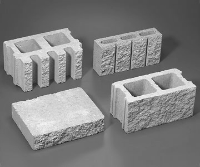
%> input picture blocks.jpg, 200 x 167 px
$ octave --eval "numberofobjects('blocks.jpg');"   (GNU Octave 9; MATLAB toolbox functions it lacks are replaced by stand-ins)
%> lines starting %> are read from the running program, lines starting %| are printed output that depends on the picture; in (x1, y1, x2, y2) boxes, pixels count from 0 and x2, y2 are one past the last pixel; in counts of white or black regions, pixels touching at a corner belong together; the program's own positions count from 1
function [] = numberofobjects(img)
%> called with img = 'blocks.jpg'
I=rgb2gray(imread(img));
%> I: size 167x200 uint8; min 32, max 246, mean 126.8
figure(3),imshow(I);
[rows,cols] = size(I);
%> rows = 167; cols = 200
histogram = [];
histogram(256) = 0; % Initialize histogram array to 0s
N = rows*cols;
%> N = 33400
for x = 1 :rows ,   % Making histogram of image I
   for y= 1:cols ,
       pixel = I(x,y);
       histogram(pixel+1)=histogram(pixel+1)+1;
   end
end
%> after the loop, histogram = 256 values, max 760 at index 113, min 0 at index 1, mean 130.5
for x = 1:256 , % Making Normalized Histogram
    histogram(x) = histogram(x)/N;
end
%> after the loop, histogram = 256 values, max 0.0228 at index 113, min 0 at index 1, mean 0.00391
uT = 0;
for x = 1:256 , % Finding mean value of pixel value, uT
    uT = uT + x*histogram(x);
end
%> this loop made 256 passes
%> uT on passes 1 to 3: 0, 0, 0
%> after the loop, uT = 127.8
u = [];
w = [];
u(256) = 0;
w(256) = 0;
sum = 0;
sum_prob = 0;
for k = 1:256 , % Finding mean upto k values and cdf of histogram upto k values
    sum = sum + k*histogram(k);
    u(k) = sum;
    sum_prob = sum_prob + histogram(k);
    w(k) = sum_prob;
end
%> this loop made 256 passes
%> (sum, sum_prob) on passes 1 to 3: (0, 0), (0, 0), (0, 0)
%> after the loop, sum = 127.8; sum_prob = 1; u = 256 values from 0 to 127.8; w = 256 values from 0 to 1
max = 0
Level = 1
for k = 1:255,  % Finding maximum k such that sigmab square is maximum at k
    sigsq = ((uT.*w(k)-u(k)).^2)./(w(k).*(1-w(k)));
    if max < sigsq,
        max = sigsq;
        Level = k;
    end
end
%> this loop made 255 passes
%> (sigsq, max) on passes 33, 36, 41, 42, 43, 44, 45, 46, 47, 48, 49, 50: (0.269, 0.269), (0.773, 0.773), (0.998, 0.998), (1.66, 1.66), (2.3, 2.3), (3.14, 3.14), (3.76, 3.76), (4.76, 4.76), (5.54, 5.54), (6.68, 6.68), (7.98, 7.98), (8.7, 8.7)
%> sigsq on passes 1 to 6: NaN, NaN, NaN, NaN, NaN, NaN
%> after the loop, Level = 143; max = 1551
Level = Level/256;
%> Level = 0.559
D = im2double(I);   % Converts image to 0s and 1s with pixel threshold = Level
N0 = 0;
N1 = 0;
for x = 1:rows,
    for y = 1:cols,
        if D(x,y) < Level,
            N0 = N0 + 1;
        else
            N1 = N1 + 1;
        end
    end
end
%> after the loop, N0 = 22915; N1 = 10485
SETL = 0;
SETH = 0;
if N0 > N1, % To make the background as black and foreground as white
    SETL = 0;
    SETH = 1;
else
    SETL = 1;
    SETH = 0;
end
for x = 1:rows,
    for y = 1:cols,
        if D(x,y) > Level,
            D(x,y) = SETH;
        else
            D(x,y) = SETL;
        end
    end
end
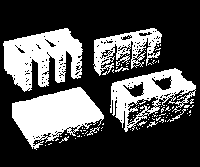
%> D: size 167x200 double; values 0 (black) and 1 (white), 31.4% white; 90 white regions (81 under 20 px), largest, box (x1, y1, x2, y2) and area: (12, 87, 104, 150) 3257, (3, 28, 83, 92) 3082, (110, 68, 196, 132) 2251
D2 = D;
white = 0;
r = 2;
for x = 1+r:rows-r,
    for y = 1+r:cols-r,
        white = 0;
        for x1 = x-r:x+r,
            for y1 = y-r:y+r,
                if D(x,y) == 1,
                    white = 1;
                end
            end
        end
        if white == 1,
            for x1 = x-r:x+r,
                for y1 = y-r:y+r,
                    D2(x1,y1) = 1;
                end
            end
        end
    end
end
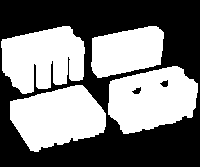
%> D2: size 167x200 double; values 0 (black) and 1 (white), 47.8% white; 4 white regions, box (x1, y1, x2, y2) and area: (10, 85, 106, 152) 4457, (108, 66, 198, 134) 4453, (1, 26, 85, 94) 4197, (91, 26, 164, 78) 2871
figure(1), imshow(D2);
%subplot(1,2,1), imshow(D2);
cc = bwconncomp(D2)
%> cc = 4 connected components
labeled = labelmatrix(cc);
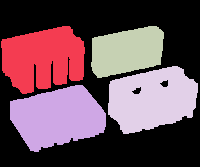
%> labeled: size 167x200 uint8; 5 distinct labels, from 0 to 4; one colour per label, 0 black
RGB_label = label2rgb(labeled, @copper, 'c', 'shuffle');
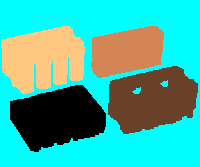
%> RGB_label: size 167x200x3 uint8; mean R, G, B 64.4, 178.3, 161.9
figure(2), imshow(RGB_label);
%subplot(1,2,2), imshow(RGB_label)%,'InitialMagnification','fit');
